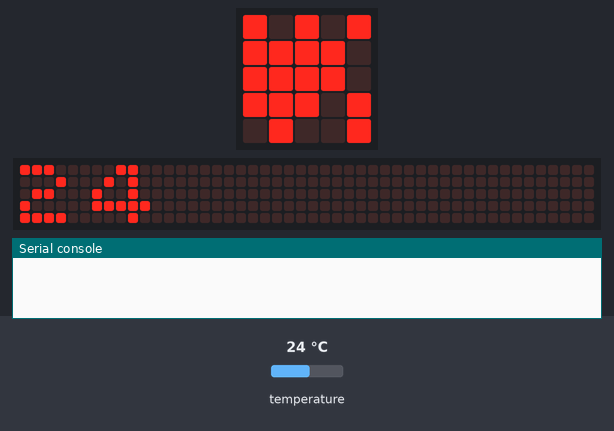
Bench run of a program on a simulated BBC micro:bit (MakeCode). On the bench: the board's 5×5 LED display, a strip that is not on the board, showing the scrolling text unrolled, the last lines printed to the serial console. The inputs (shaded band) are chosen by the test bench; at power-on: temperature 24 °C. No radio messages arrive unless stated (any console line starting 'radio sent:' is added by the test bench); the 48×5 strip is a reading aid, not a part: it shows the text the display is scrolling, unrolled, one strip-width of it at a time.

Above: at 1.2 s.
1.3 s: temperature set to 0 °C
At 5.3 s:
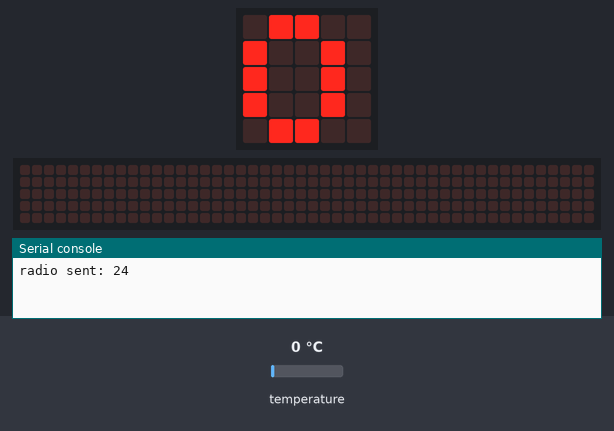
6.2 s: temperature set to 12 °C
At 8.34 s:
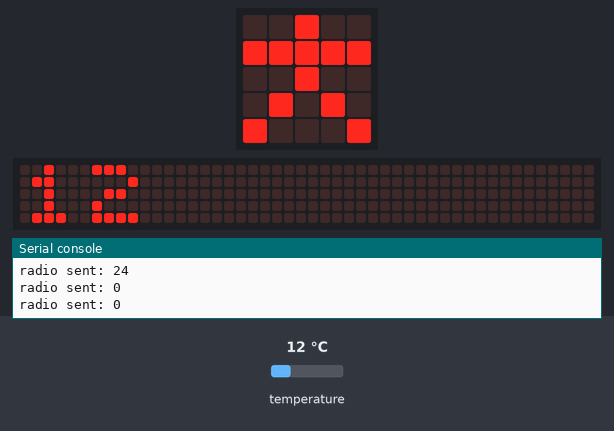
13.4 s: temperature set to 28 °C
At 15.4 s:
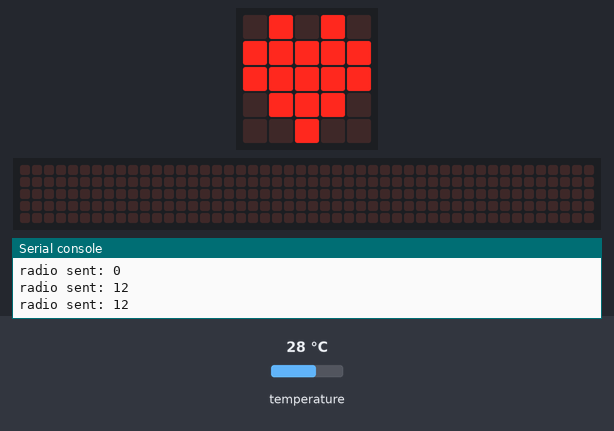

The program:

main.ts
```typescript
let t1 = 0
let tx = 0
basic.forever(function () {
    radio.setGroup(1)
    basic.showLeds(`
        . . . . .
        . . . . .
        # # # # #
        . . . . .
        . . . . .
        `)
    t1 = input.temperature()
    tx = 20
    if (t1 <= tx) {
        basic.showIcon(IconNames.StickFigure)
        basic.showNumber(t1)
        radio.sendString("" + (t1))
    } else {
        basic.showIcon(IconNames.Heart)
        basic.showNumber(t1)
        radio.sendString("" + (t1))
    }
})
```

test.ts
```typescript
// Hier kann man Tests durchführen; diese Datei wird nicht kompiliert, wenn dieses Paket als Erweiterung verwendet wird.
```

Measured:
- after the input at 1.3 s, the display: first differs from a run without the input after 2.8 s (image 1 shows a later state)
- after the input at 6.2 s, the display: first differs from a run without the input after 2.1 s (image 2)
- after the input at 13.4 s, the display: first differs from a run without the input after 1.7 s (image 3)
- what the display in image 1 shows lasts 0.8 s, from 4.7 s to 5.5 s
- what the display in image 3 shows lasts 0.6 s, from 15.1 s to 15.7 s
